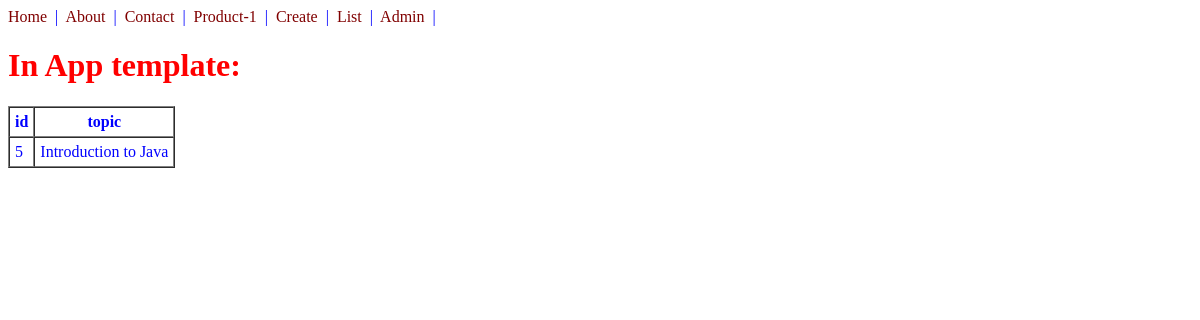
The app's page /blogs/5/, older data.
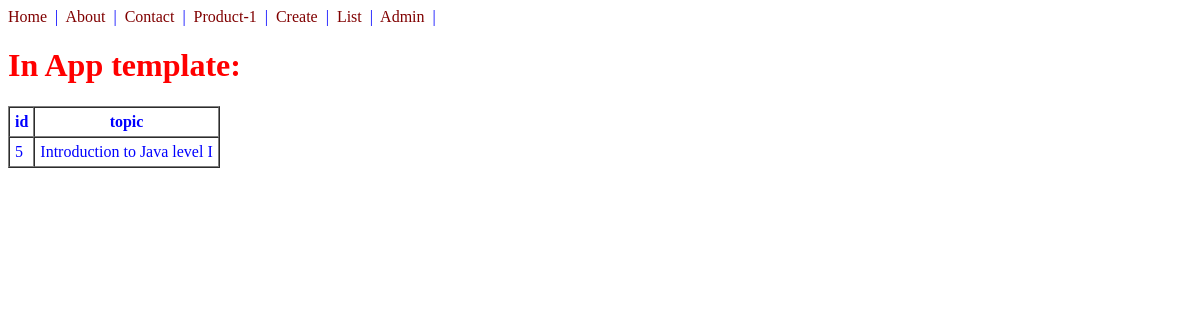
The same page, newer data.
### blogs/models.py (models this page shows, shortened)
class Blog(models.Model):
    topic = models.CharField(max_length=120)

### blogs/views.py (the view)
# urls.py: path('<int:id>/',BlogDetailView.as_view(), name='blog-detail'),
class BlogDetailView(DetailView):
    template_name = 'blogs/blog_detail.html' # override default template file name
    def get_object(self):
        _id = self.kwargs.get("id")
        return get_object_or_404(Blog, id=_id)

### blogs/templates/blogs/blog_detail.html (shortened to what this page needs)
{% extends 'base.html' %}
{% block content %}
<h1>In App template: {{object.title}}</h1>
<table border="1" cellpadding="5" cellspacing="0">
    <tr>
        <th>id</th>
        <th>topic</th>
    </tr>
    <tr>
        <td>{{object.id}}</td>
        <td>{{object.topic}}</td>
    </tr>
</table>
{% endblock %}

### templates/base.html (shortened to what this page needs)
<!doctype html>
{% load static %}
<html>
    <head>
        <link href="{% static 'css/style.css' %}" rel="stylesheet">
    </head>
    <body>
        {% include 'navbar.html' %}
        {% block content %}{% endblock %}
    </body>
</html>

### templates/navbar.html
<nav>
<a href='/'>Home</a> &nbsp;|&nbsp;
<a href="/about">About</a> &nbsp;|&nbsp;
<a href="/contact">Contact</a> &nbsp;|&nbsp;
<a href="/products/product">Product-1</a> &nbsp;|&nbsp;
<a href="/products/create">Create</a> &nbsp;|&nbsp;
<a href="/products">List</a> &nbsp;|&nbsp;
<a href="/admin">Admin</a> &nbsp;|&nbsp;
</nav>

### static/css/style.css (style rules this page uses)
a:link { color:maroon; text-decoration: none; }
body { color: blue }
h1 { color: red }

Row changes from the older to the newer data that the page shows:
changed Blog id 5: topic "Introduction to Java" → "Introduction to Java level I"
